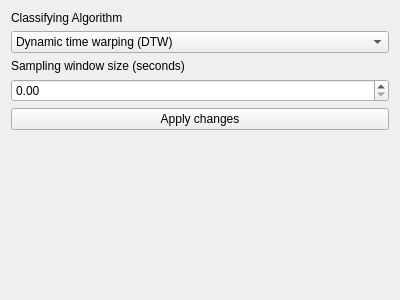
<?xml version="1.0" encoding="UTF-8"?>
<ui version="4.0">
 <class>ParameterView</class>
 <widget class="QWidget" name="ParameterView">
  <property name="geometry">
   <rect>
    <x>0</x>
    <y>0</y>
    <width>400</width>
    <height>300</height>
   </rect>
  </property>
  <property name="windowTitle">
   <string>Form</string>
  </property>
  <layout class="QVBoxLayout" name="verticalLayout_2">
   <item>
    <layout class="QVBoxLayout" name="verticalLayout">
     <item>
      <widget class="QLabel" name="label">
       <property name="sizePolicy">
        <sizepolicy hsizetype="Preferred" vsizetype="Fixed">
         <horstretch>0</horstretch>
         <verstretch>0</verstretch>
        </sizepolicy>
       </property>
       <property name="text">
        <string>Classifying Algorithm</string>
       </property>
      </widget>
     </item>
     <item>
      <widget class="QComboBox" name="comboBox">
       <item>
        <property name="text">
         <string>Dynamic time warping (DTW)</string>
        </property>
       </item>
       <item>
        <property name="text">
         <string>Discrete Hidden Markov Model (DHMM)</string>
        </property>
       </item>
       <item>
        <property name="text">
         <string>Continuous Hidden Markov Model (CHMM)</string>
        </property>
       </item>
      </widget>
     </item>
    </layout>
   </item>
   <item>
    <layout class="QVBoxLayout" name="verticalLayout_3">
     <property name="sizeConstraint">
      <enum>QLayout::SetDefaultConstraint</enum>
     </property>
     <item>
      <widget class="QLabel" name="label_2">
       <property name="text">
        <string>Sampling window size (seconds)</string>
       </property>
      </widget>
     </item>
     <item>
      <widget class="QDoubleSpinBox" name="doubleSpinBox"/>
     </item>
    </layout>
   </item>
   <item>
    <widget class="QPushButton" name="pushButton">
     <property name="text">
      <string>Apply changes</string>
     </property>
    </widget>
   </item>
   <item>
    <spacer name="verticalSpacer">
     <property name="orientation">
      <enum>Qt::Vertical</enum>
     </property>
     <property name="sizeHint" stdset="0">
      <size>
       <width>20</width>
       <height>40</height>
      </size>
     </property>
    </spacer>
   </item>
  </layout>
 </widget>
 <resources/>
 <connections/>
</ui>
